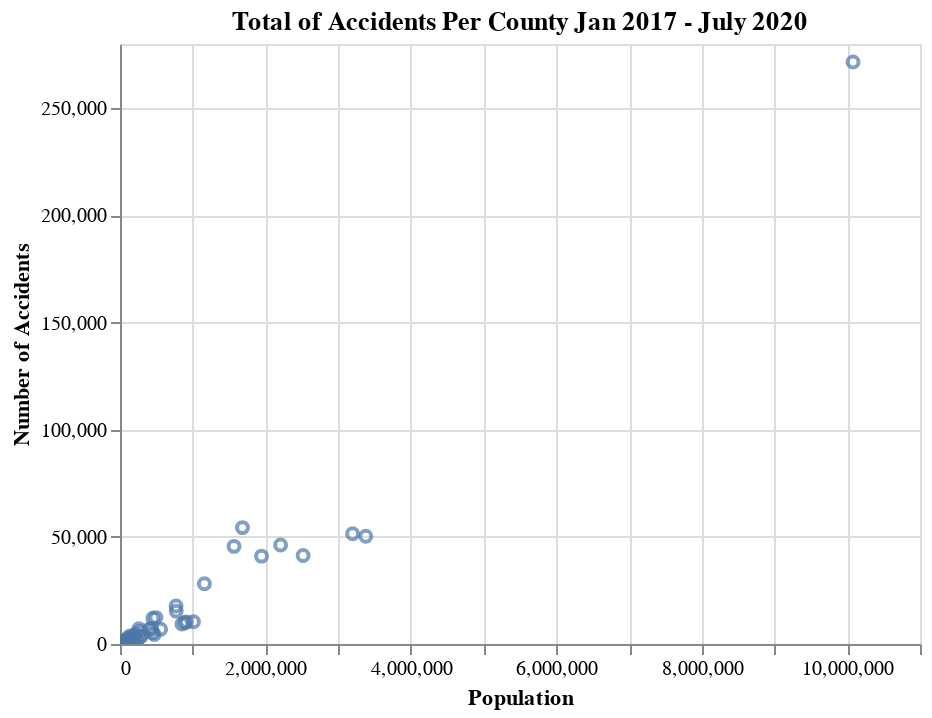

Notebook code cell kept with this figure:
### Code cell
#print(county_count)
countyinfo['Count']=county_count['ID']
#print(countyinfo)
countyinfo['County']=countyinfo.index
countyinfo['Accidents_Per_Capita']=countyinfo['Count']/countyinfo['pop2020']
countyinfo['Accidents_Per_Square_Mile']=countyinfo['Count']/countyinfo['Square_Miles']
chart=Chart(countyinfo)
chart.mark_point().encode(x=alt.X('pop2020',axis=alt.Axis(title='Population')),
                          y=alt.Y('Count',axis=alt.Axis(title='Number of Accidents'))).properties(
    title='Total of Accidents Per County Jan 2017 - July 2020').interactive()

### Figure 1 — Vega-Lite specification as saved in the notebook (floating-point values rounded to 4 significant figures)
{"config": {"view": {"continuousWidth": 400, "continuousHeight": 300}}, "data": {"name": "data-6003bbb75fc18b6bb5812a1ed6122c7a"}, "mark": "point", "encoding": {"x": {"type": "quantitative", "axis": {"title": "Population"}, "field": "pop2020"}, "y": {"type": "quantitative", "axis": {"title": "Number of Accidents"}, "field": "Count"}}, "selection": {"selector013": {"type": "interval", "bind": "scales", "encodings": ["x", "y"]}}, "title": "Total of Accidents Per County Jan 2017 - July 2020", "$schema": "https://vega.github.io/schema/vega-lite/v4.8.1.json", "datasets": {"data-6003bbb75fc18b6bb5812a1ed6122c7a": [{"pop2020": 10079000, "GrowthRate": 2.612, "Square_Miles": 4058, "Count": 271628, "Accidents_Per_Capita": 0.02695, "County": "Los Angeles", "Accidents_Per_Square_Mile": 66.94}, {"pop2020": 3379160, "GrowthRate": 8.889, "Square_Miles": 4207, "Count": 50285, "Accidents_Per_Capita": 0.01488, "County": "San Diego", "Accidents_Per_Square_Mile": 11.95}, {"pop2020": 3198000, "GrowthRate": 6.015, "Square_Miles": 791, "Count": 51465, "Accidents_Per_Capita": 0.01609, "County": "Orange", "Accidents_Per_Square_Mile": 65.06}, {"pop2020": 2517830, "GrowthRate": 14.36, "Square_Miles": 7206, "Count": 41279, "Accidents_Per_Capita": 0.01639, "County": "Riverside", "Accidents_Per_Square_Mile": 5.728}, {"pop2020": 2208400, "GrowthRate": 8.207, "Square_Miles": 20057, "Count": 46160, "Accidents_Per_Capita": 0.0209, "County": "San Bernardino", "Accidents_Per_Square_Mile": 2.301}, {"pop2020": 1945940, "GrowthRate": 8.95, "Square_Miles": 1290, "Count": 41004, "Accidents_Per_Capita": 0.02107, "County": "Santa Clara", "Accidents_Per_Square_Mile": 31.79}, {"pop2020": 1684000, "GrowthRate": 11.3, "Square_Miles": 739, "Count": 54313, "Accidents_Per_Capita": 0.03225, "County": "Alameda", "Accidents_Per_Square_Mile": 73.5}, {"pop2020": 1567490, "GrowthRate": 10.28, "Square_Miles": 965, "Count": 45563, "Accidents_Per_Capita": 0.02907, "County": "Sacramento", "Accidents_Per_Square_Mile": 47.22}, {"pop2020": 1160920, "GrowthRate": 10.29, "Square_Miles": 716, "Count": 28107, "Accidents_Per_Capita": 0.02421, "County": "Contra Costa", "Accidents_Per_Square_Mile": 39.26}, {"pop2020": 1010120, "GrowthRate": 8.375, "Square_Miles": 5958, "Count": 10380, "Accidents_Per_Capita": 0.01028, "County": "Fresno", "Accidents_Per_Square_Mile": 1.742}, {"pop2020": 912316, "GrowthRate": 8.471, "Square_Miles": 8132, "Count": 10334, "Accidents_Per_Capita": 0.01133, "County": "Kern", "Accidents_Per_Square_Mile": 1.271}, {"pop2020": 891583, "GrowthRate": 10.68, "Square_Miles": 47, "Count": 9937, "Accidents_Per_Capita": 0.01115, "County": "San Francisco", "Accidents_Per_Square_Mile": 211.4}, {"pop2020": 851297, "GrowthRate": 3.171, "Square_Miles": 1843, "Count": 9319, "Accidents_Per_Capita": 0.01095, "County": "Ventura", "Accidents_Per_Square_Mile": 5.056}, {"pop2020": 772948, "GrowthRate": 12.49, "Square_Miles": 1391, "Count": 15344, "Accidents_Per_Capita": 0.01985, "County": "San Joaquin", "Accidents_Per_Square_Mile": 11.03}, {"pop2020": 771019, "GrowthRate": 7.127, "Square_Miles": 448, "Count": 17763, "Accidents_Per_Capita": 0.02304, "County": "San Mateo", "Accidents_Per_Square_Mile": 39.65}, {"pop2020": 558911, "GrowthRate": 8.492, "Square_Miles": 1495, "Count": 6901, "Accidents_Per_Capita": 0.01235, "County": "Stanislaus", "Accidents_Per_Square_Mile": 4.616}, {"pop2020": 493334, "GrowthRate": 1.765, "Square_Miles": 1576, "Count": 12314, "Accidents_Per_Capita": 0.02496, "County": "Sonoma", "Accidents_Per_Square_Mile": 7.813}, {"pop2020": 471389, "GrowthRate": 6.41, "Square_Miles": 4824, "Count": 4411, "Accidents_Per_Capita": 0.009357, "County": "Tulare", "Accidents_Per_Square_Mile": 0.9144}, {"pop2020": 452076, "GrowthRate": 9.212, "Square_Miles": 822, "Count": 12045, "Accidents_Per_Capita": 0.02664, "County": "Solano", "Accidents_Per_Square_Mile": 14.65}, {"pop2020": 448369, "GrowthRate": 5.689, "Square_Miles": 2735, "Count": 5228, "Accidents_Per_Capita": 0.01166, "County": "Santa Barbara", "Accidents_Per_Square_Mile": 1.912}, {"pop2020": 435828, "GrowthRate": 4.667, "Square_Miles": 3381, "Count": 7088, "Accidents_Per_Capita": 0.01626, "County": "Monterey", "Accidents_Per_Square_Mile": 2.096}, {"pop2020": 408317, "GrowthRate": 16.65, "Square_Miles": 1407, "Count": 7067, "Accidents_Per_Capita": 0.01731, "County": "Placer", "Accidents_Per_Square_Mile": 5.023}, {"pop2020": 286354, "GrowthRate": 6.134, "Square_Miles": 3299, "Count": 3409, "Accidents_Per_Capita": 0.0119, "County": "San Luis Obispo", "Accidents_Per_Square_Mile": 1.033}, {"pop2020": 281615, "GrowthRate": 9.692, "Square_Miles": 1935, "Count": 3579, "Accidents_Per_Capita": 0.01271, "County": "Merced", "Accidents_Per_Square_Mile": 1.85}, {"pop2020": 272555, "GrowthRate": 3.567, "Square_Miles": 445, "Count": 5866, "Accidents_Per_Capita": 0.02152, "County": "Santa Cruz", "Accidents_Per_Square_Mile": 13.18}, {"pop2020": 259548, "GrowthRate": 2.627, "Square_Miles": 520, "Count": 7091, "Accidents_Per_Capita": 0.02732, "County": "Marin", "Accidents_Per_Square_Mile": 13.64}, {"pop2020": 235354, "GrowthRate": 7.006, "Square_Miles": 1636, "Count": 1766, "Accidents_Per_Capita": 0.007504, "County": "Butte", "Accidents_Per_Square_Mile": 1.079}, {"pop2020": 224472, "GrowthRate": 11.63, "Square_Miles": 1015, "Count": 4656, "Accidents_Per_Capita": 0.02074, "County": "Yolo", "Accidents_Per_Square_Mile": 4.587}, {"pop2020": 194590, "GrowthRate": 7.429, "Square_Miles": 1708, "Count": 3933, "Accidents_Per_Capita": 0.02021, "County": "El Dorado", "Accidents_Per_Square_Mile": 2.303}, {"pop2020": 182333, "GrowthRate": 4.351, "Square_Miles": 4177, "Count": 74, "Accidents_Per_Capita": 0.0004059, "County": "Imperial", "Accidents_Per_Square_Mile": 0.01772}, {"pop2020": 181042, "GrowthRate": 2.124, "Square_Miles": 3775, "Count": 1738, "Accidents_Per_Capita": 0.0096, "County": "Shasta", "Accidents_Per_Square_Mile": 0.4604}, {"pop2020": 161208, "GrowthRate": 6.756, "Square_Miles": 2137, "Count": 2510, "Accidents_Per_Capita": 0.01557, "County": "Madera", "Accidents_Per_Square_Mile": 1.175}, {"pop2020": 154706, "GrowthRate": 1.526, "Square_Miles": 1389, "Count": 1260, "Accidents_Per_Capita": 0.008144, "County": "Kings", "Accidents_Per_Square_Mile": 0.9071}, {"pop2020": 137479, "GrowthRate": 0.4905, "Square_Miles": 748, "Count": 3703, "Accidents_Per_Capita": 0.02694, "County": "Napa", "Accidents_Per_Square_Mile": 4.951}, {"pop2020": 136065, "GrowthRate": 0.7889, "Square_Miles": 3568, "Count": 1432, "Accidents_Per_Capita": 0.01052, "County": "Humboldt", "Accidents_Per_Square_Mile": 0.4013}, {"pop2020": 100082, "GrowthRate": 1.313, "Square_Miles": 958, "Count": 2636, "Accidents_Per_Capita": 0.02634, "County": "Nevada", "Accidents_Per_Square_Mile": 2.752}, {"pop2020": 97545, "GrowthRate": 2.947, "Square_Miles": 602, "Count": 779, "Accidents_Per_Capita": 0.007986, "County": "Sutter", "Accidents_Per_Square_Mile": 1.294}, {"pop2020": 87424, "GrowthRate": -0.4282, "Square_Miles": 3506, "Count": 1807, "Accidents_Per_Capita": 0.02067, "County": "Mendocino", "Accidents_Per_Square_Mile": 0.5154}, {"pop2020": 80573, "GrowthRate": 11.37, "Square_Miles": 632, "Count": 1274, "Accidents_Per_Capita": 0.01581, "County": "Yuba", "Accidents_Per_Square_Mile": 2.016}, {"pop2020": 64822, "GrowthRate": 0.1344, "Square_Miles": 1256, "Count": 1310, "Accidents_Per_Capita": 0.02021, "County": "Lake", "Accidents_Per_Square_Mile": 1.043}, {"pop2020": 64312, "GrowthRate": 1.175, "Square_Miles": 2950, "Count": 866, "Accidents_Per_Capita": 0.01347, "County": "Tehama", "Accidents_Per_Square_Mile": 0.2936}, {"pop2020": 64213, "GrowthRate": 15.66, "Square_Miles": 1389, "Count": 1373, "Accidents_Per_Capita": 0.02138, "County": "San Benito", "Accidents_Per_Square_Mile": 0.9885}, {"pop2020": 55539, "GrowthRate": 0.6305, "Square_Miles": 2221, "Count": 1118, "Accidents_Per_Capita": 0.02013, "County": "Tuolumne", "Accidents_Per_Square_Mile": 0.5034}, {"pop2020": 45522, "GrowthRate": 0.1188, "Square_Miles": 1020, "Count": 1166, "Accidents_Per_Capita": 0.02561, "County": "Calaveras", "Accidents_Per_Square_Mile": 1.143}, {"pop2020": 43604, "GrowthRate": -2.969, "Square_Miles": 6278, "Count": 563, "Accidents_Per_Capita": 0.01291, "County": "Siskiyou", "Accidents_Per_Square_Mile": 0.08968}, {"pop2020": 41047, "GrowthRate": 8.349, "Square_Miles": 595, "Count": 975, "Accidents_Per_Capita": 0.02375, "County": "Amador", "Accidents_Per_Square_Mile": 1.639}, {"pop2020": 30160, "GrowthRate": -13.41, "Square_Miles": 4541, "Count": 453, "Accidents_Per_Capita": 0.01502, "County": "Lassen", "Accidents_Per_Square_Mile": 0.09976}, {"pop2020": 28628, "GrowthRate": 0.21, "Square_Miles": 1006, "Count": 313, "Accidents_Per_Capita": 0.01093, "County": "Del Norte", "Accidents_Per_Square_Mile": 0.3111}, {"pop2020": 28229, "GrowthRate": 0.3662, "Square_Miles": 1314, "Count": 469, "Accidents_Per_Capita": 0.01661, "County": "Glenn", "Accidents_Per_Square_Mile": 0.3569}, {"pop2020": 21531, "GrowthRate": 0.4385, "Square_Miles": 1151, "Count": 529, "Accidents_Per_Capita": 0.02457, "County": "Colusa", "Accidents_Per_Square_Mile": 0.4596}, {"pop2020": 18932, "GrowthRate": -4.931, "Square_Miles": 2553, "Count": 368, "Accidents_Per_Capita": 0.01944, "County": "Plumas", "Accidents_Per_Square_Mile": 0.1441}, {"pop2020": 18065, "GrowthRate": -2.415, "Square_Miles": 10181, "Count": 280, "Accidents_Per_Capita": 0.0155, "County": "Inyo", "Accidents_Per_Square_Mile": 0.0275}, {"pop2020": 17539, "GrowthRate": -4.038, "Square_Miles": 1449, "Count": 400, "Accidents_Per_Capita": 0.02281, "County": "Mariposa", "Accidents_Per_Square_Mile": 0.2761}, {"pop2020": 14280, "GrowthRate": 0.1613, "Square_Miles": 3049, "Count": 451, "Accidents_Per_Capita": 0.03158, "County": "Mono", "Accidents_Per_Square_Mile": 0.1479}, {"pop2020": 12153, "GrowthRate": -11.64, "Square_Miles": 3179, "Count": 383, "Accidents_Per_Capita": 0.03151, "County": "Trinity", "Accidents_Per_Square_Mile": 0.1205}, {"pop2020": 8635, "GrowthRate": -10.97, "Square_Miles": 3198, "Count": 124, "Accidents_Per_Capita": 0.01436, "County": "Modoc", "Accidents_Per_Square_Mile": 0.03877}, {"pop2020": 2943, "GrowthRate": -8.631, "Square_Miles": 953, "Count": 129, "Accidents_Per_Capita": 0.04383, "County": "Sierra", "Accidents_Per_Square_Mile": 0.1354}, {"pop2020": 1061, "GrowthRate": -8.613, "Square_Miles": 738, "Count": 108, "Accidents_Per_Capita": 0.1018, "County": "Alpine", "Accidents_Per_Square_Mile": 0.1463}]}}
